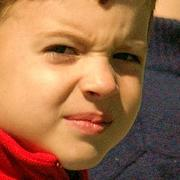
#> input picture face/00_input/test/images/00070.jpg, 180 x 180 px
$ python -i fit_and_classify.py   (imports and definitions only)
#> lines starting #> are read from the running program, lines starting #| are printed output that depends on the picture
def extract_hog(img):

    import numpy as np
    from skimage.transform import resize
    from skimage.util import crop
    from skimage.util import view_as_windows, view_as_blocks

    imgh = 33
    cellh = 3
    blockh = 2
    nbins = 9
    max_theta = 180

    # [45 lines left out: functions normalize, build_cells, build_blocks, calc_gradient, not called in this run]

    if img.dtype.kind == 'u':
        img = img.astype(np.float64)

    h, w = img.shape[:2]
    h = int(h * 0.2)
    w = int(w * 0.2)
    img = crop(img, ((h, h), (w, w), (0, 0)))
    img = resize(img, (imgh, imgh))

    gx, gy = calc_gradient(img)
    g_magn = np.hypot(gx, gy)
    g_chmax = g_magn.argmax(axis=2)

    rr = np.arange(imgh).reshape(-1, 1)

    gx = gx[rr, rr.T, g_chmax]
    gy = gy[rr, rr.T, g_chmax]
    g_magn = g_magn[rr, rr.T, g_chmax]

    theta = np.rad2deg(np.arctan2(gy, gx)).astype(np.int32) % max_theta

    return build_blocks(build_cells(g_magn, theta))


# [10 lines left out: function fit_and_classify, not called in this run]

>>> import cv2
>>> picture = cv2.imread('../face/00_input/test/images/00070.jpg', cv2.IMREAD_GRAYSCALE)
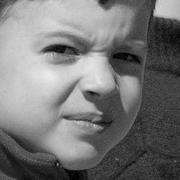
#> picture: shape (180, 180); min 0, max 237, mean 119.2
>>> result = extract_hog(picture)
#> (the run stopped early here; a loop or call above may not have finished)

$ run again, on face/00_input/test/images/00173.jpg
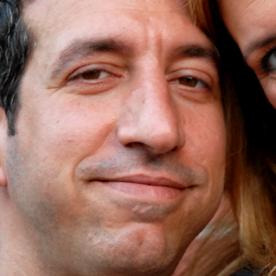
#> input picture face/00_input/test/images/00173.jpg, 276 x 276 px
#> `picture = cv2.imread('../face/00_input/test/images/00070.jpg', cv2.IMR..`:
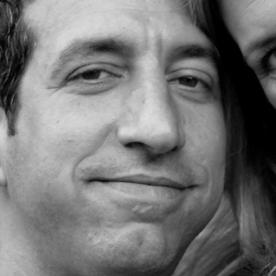
#> picture: shape (276, 276); min 0, max 222, mean 116.3

$ run again, on face/00_input/test/images/00384.jpg
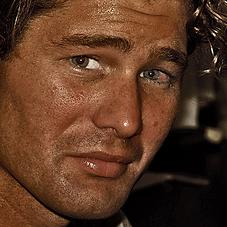
#> input picture face/00_input/test/images/00384.jpg, 227 x 227 px
#> `picture = cv2.imread('../face/00_input/test/images/00070.jpg', cv2.IMR..`:
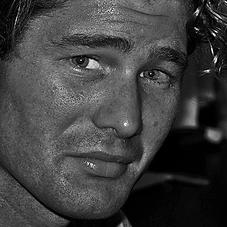
#> picture: shape (227, 227); min 0, max 255, mean 63.3
